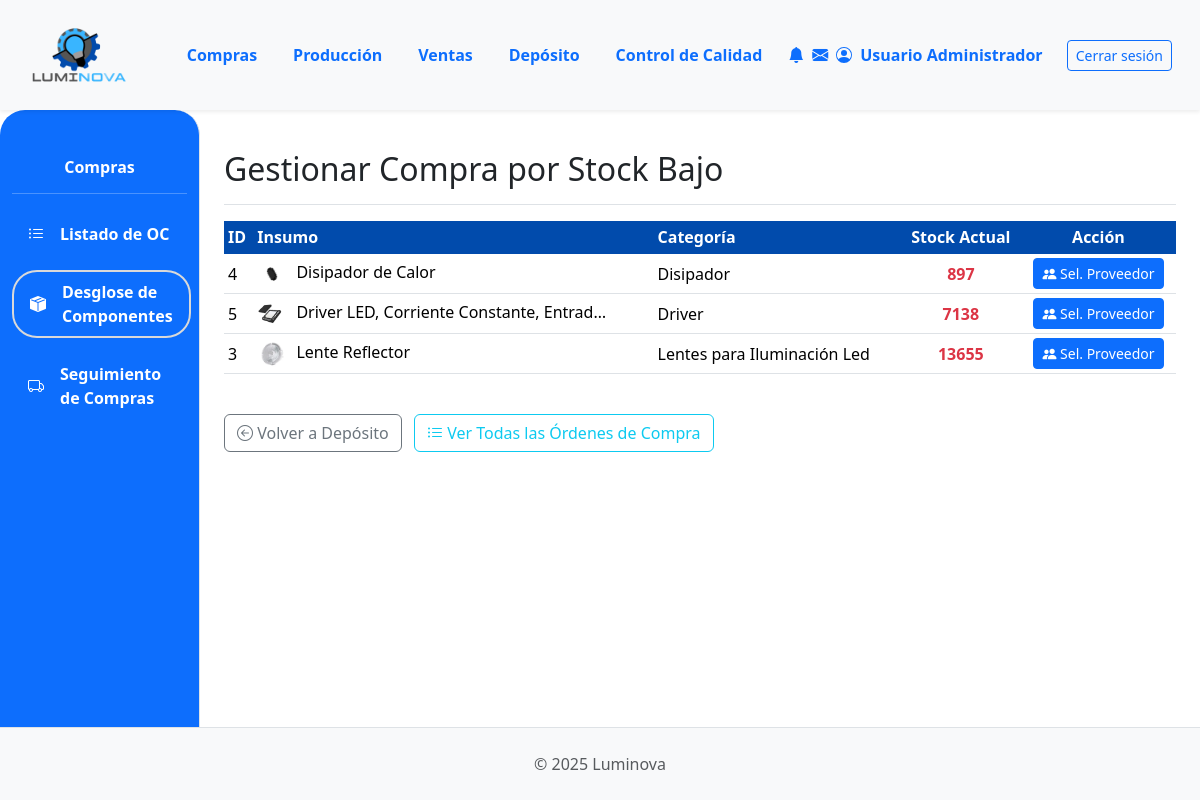
The page /compras/desglose/ (signed in) on the database as committed earlier.
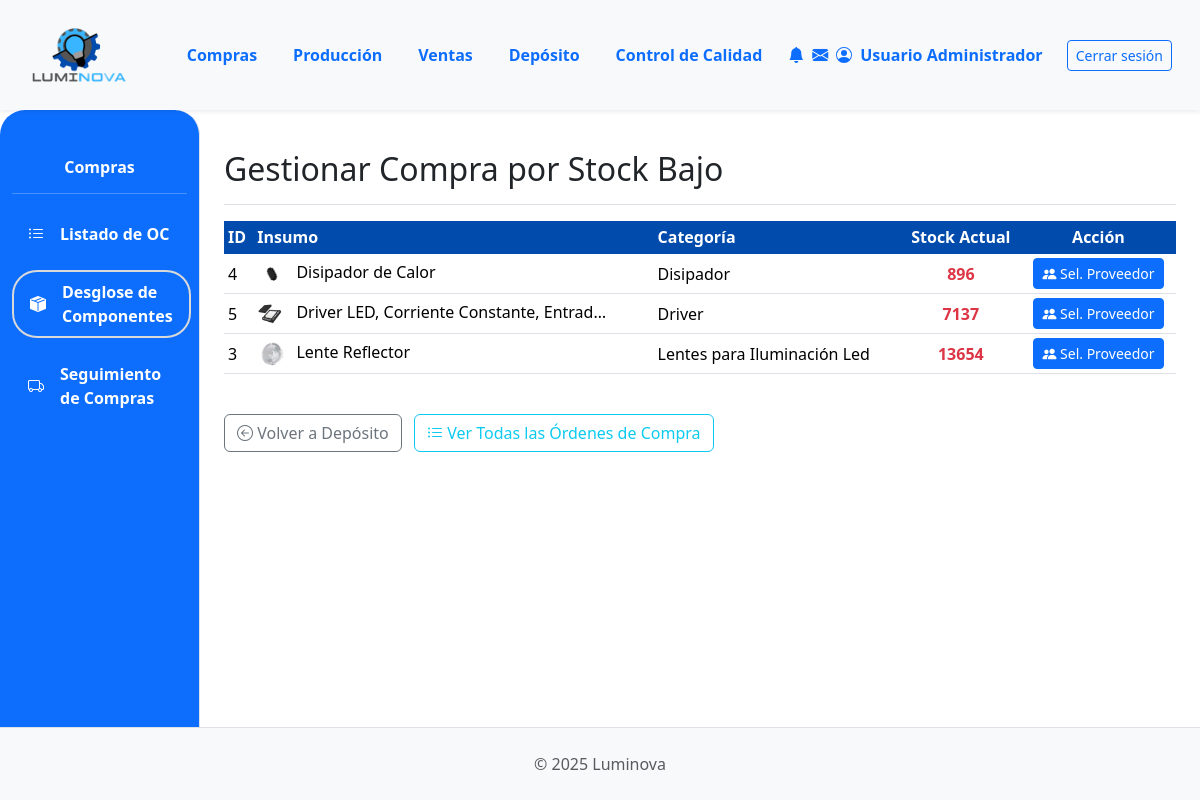
The same page on the database as committed later.
### App_LUMINOVA/models.py (models this page shows, shortened)
class Insumo(models.Model):
    descripcion = models.CharField(max_length=255)
    categoria = models.ForeignKey(
        CategoriaInsumo, on_delete=models.PROTECT, related_name="insumos"
    )
    fabricante = models.CharField(max_length=100, blank=True)
    fabricante = models.ForeignKey(
        Fabricante,
        on_delete=models.SET_NULL,  # O models.PROTECT si no quieres que se borre el insumo si se borra el fabricante
        null=True,
        blank=True,  # Permite insumos sin fabricante asignado o si es desconocido
        related_name="insumos_fabricados",
    )
    imagen = models.ImageField(null=True, blank=True, upload_to="insumos/")
    stock = models.IntegerField(default=0)
    cantidad_en_pedido = models.PositiveIntegerField(
    default=0,
    verbose_name="Cantidad en Pedido",
    blank=True,
    null=True # PERMITIR NULL EN LA BASE DE DATOS
)

class CategoriaInsumo(models.Model):
    nombre = models.CharField(
        max_length=100, unique=True, verbose_name="Nombre Categoría Insumo"
    )  # Aumentado max_length
    imagen = models.ImageField(upload_to="categorias_insumos/", null=True, blank=True)
    class Meta:
        verbose_name = "Categoría de Insumo"
        verbose_name_plural = "Categorías de Insumos"

### App_LUMINOVA/views.py (the view)
# urls.py: path('compras/desglose/', compras_desglose_view, name='compras_desglose'),
@login_required
def compras_desglose_view(request):
    logger.info("--- compras_desglose_view: INICIO ---")
    UMBRAL_STOCK_BAJO_INSUMOS = 15000
    insumos_criticos_query = Insumo.objects.filter(
        stock__lt=UMBRAL_STOCK_BAJO_INSUMOS
    ).select_related('categoria').order_by(
        'categoria__nombre', 'stock', 'descripcion'
    )
    insumos_criticos_list_con_estado = []
    for insumo_item in insumos_criticos_query:
        oc_pendiente = Orden.objects.filter(
            insumo_principal=insumo_item,
            tipo='compra'
        ).exclude(
            Q(estado='COMPLETADA') | Q(estado='RECIBIDA_TOTAL') | Q(estado='CANCELADA')
        ).order_by('-fecha_creacion').first() # Obtenemos el objeto OC o None
        insumos_criticos_list_con_estado.append({
            'insumo': insumo_item,
            'oc_pendiente': oc_pendiente # Pasamos el objeto OC completo (o None)
        })
        if oc_pendiente:
            logger.info(f"Insumo '{insumo_item.descripcion}' tiene la OC pendiente: {oc_pendiente.numero_orden}")
        else:
            logger.info(f"Insumo '{insumo_item.descripcion}' NO tiene OC pendiente.")
    logger.info(f"Compras_desglose_view: Total insumos críticos para mostrar: {len(insumos_criticos_list_con_estado)}")
    context = {
        'insumos_criticos_list_con_estado': insumos_criticos_list_con_estado, # Usamos la nueva lista
        'umbral_stock_bajo': UMBRAL_STOCK_BAJO_INSUMOS,
        'titulo_seccion': 'Gestionar Compra por Stock Bajo',
    }
    return render(request, 'compras/compras_desglose.html', context)

### App_LUMINOVA/templates/compras/compras_desglose.html (shortened to what this page needs)
{% extends 'padre.html' %}
{% load static %}
{% load django_bootstrap5 %}
{% block sidebar_content %}
    {% include 'compras/compras_sidebar.html' %}
{% endblock %}
{% block content %}
<div class="d-flex justify-content-between flex-wrap flex-md-nowrap align-items-center pt-3 pb-2 mb-3 border-bottom">
    <h1 class="h2">{{ titulo_seccion }}</h1>
</div>
{% if insumos_criticos_list_con_estado %}
<div class="table-responsive mt-3">
    <table class="table table-hover table-sm color-thead align-middle">
        <thead class="color-thead">
            <tr>
                <th class="color-thead" style="background-color: #014BAC;">ID</th>
                <th class="color-thead" style="background-color: #014BAC;">Insumo</th>
                <th class="color-thead" style="background-color: #014BAC;">Categoría</th>
                <th class="text-center color-thead" style="background-color: #014BAC;">Stock Actual</th>
                <th class="text-center color-thead" style="background-color: #014BAC;">Acción</th>
            </tr>
        </thead>
        <tbody>
            {% for item_data in insumos_criticos_list_con_estado %}
            <tr>
                <td>{{ item_data.insumo.id }}</td>
                <td>
                    {% if item_data.insumo.imagen %}
                        <img src="{{ item_data.insumo.imagen.url }}" alt="{{ item_data.insumo.descripcion }}" style="width: 30px; height: 30px; object-fit: cover; border-radius: 3px; margin-right: 5px;">
                    {% endif %}
                    {{ item_data.insumo.descripcion|truncatechars:40 }}
                </td>
                <td>{{ item_data.insumo.categoria.nombre|default_if_none:"N/A" }}</td>
                <td class="text-center fw-bold text-danger">{{ item_data.insumo.stock }}</td>
                <td class="text-center">
                    {% if item_data.tiene_oc_pendiente %}
                        <button class="btn btn-sm btn-secondary" disabled
                                title="Ya existe una Orden de Compra en proceso para este insumo. Revise el Listado de OC.">
                            <i class="bi bi-hourglass-split"></i> OC Iniciada
                        </button>
                    {% else %}
                        <a href="{% url 'App_LUMINOVA:compras_seleccionar_proveedor_para_insumo' item_data.insumo.id %}"
                           class="btn btn-sm btn-primary"
                           title="Seleccionar Proveedor para {{ item_data.insumo.descripcion }}">
                            <i class="bi bi-people-fill"></i> Sel. Proveedor
                        </a>
                    {% endif %}
                </td>
            </tr>
            {% endfor %}
        </tbody>
    </table>
</div>
{% else %}
<div class="alert alert-success mt-3" role="alert">
    <i class="bi bi-check-circle-fill"></i> No hay insumos críticos que requieran gestión de compra inmediata (stock ≥ {{ umbral_stock_bajo }} o ya tienen OC en proceso).
</div>
{% endif %}
<div class="mt-4">
    <a href="{% url 'App_LUMINOVA:deposito_view' %}" class="btn btn-outline-secondary">
        <i class="bi bi-arrow-left-circle"></i> Volver a Depósito
    </a>
    <a href="{% url 'App_LUMINOVA:compras_lista_oc' %}" class="btn btn-outline-info ms-2">
        <i class="bi bi-list-ul"></i> Ver Todas las Órdenes de Compra
    </a>
</div>
{% endblock %}

Rows that differ between the two databases and show on the page:
changed Insumo "Disipador de Calor": insumo.stock "897" → "896"
changed Insumo "Driver LED, Corriente Constante, Entrad…": insumo.stock "7138" → "7137"
changed Insumo "Lente Reflector": insumo.stock "13655" → "13654"
